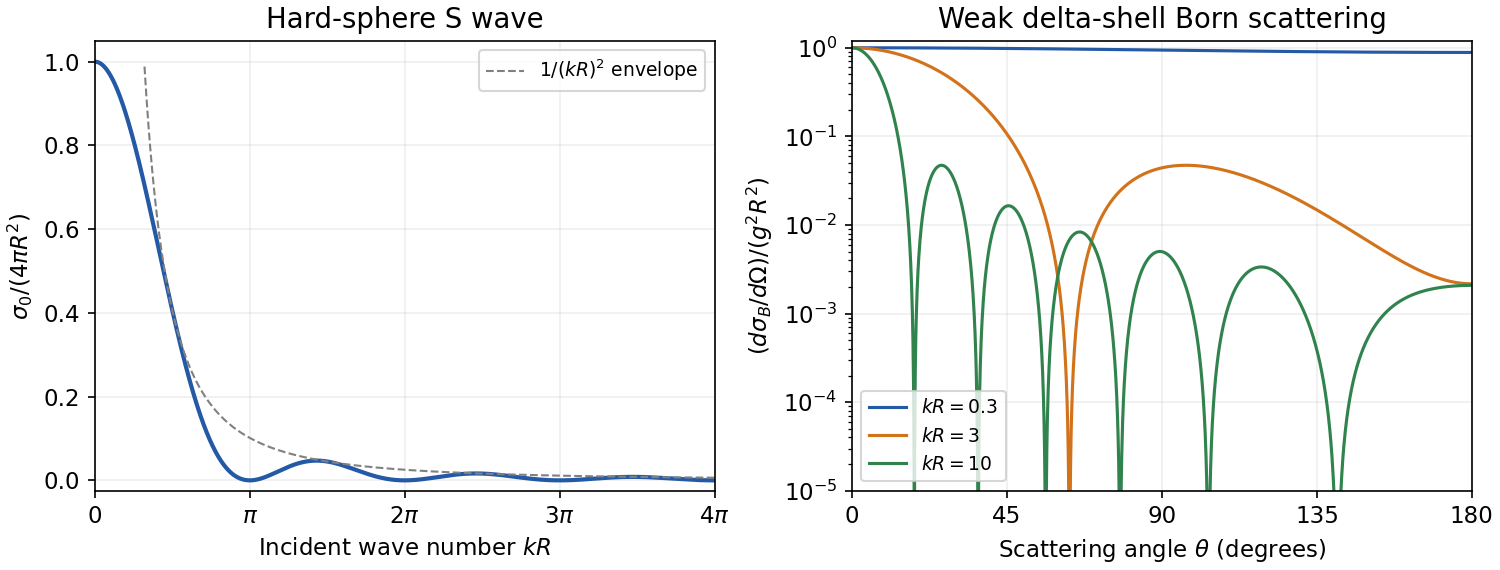

Write Python code to recreate this figure.
"""Render the dimensionless scattering curves derived for the 2019 paper.

Run from the mirrored media directory; the PNG is written to the working directory.
"""

from pathlib import Path

import matplotlib

matplotlib.use("Agg")
import matplotlib.pyplot as plt
import numpy as np


def main():
    plt.rcParams.update({"font.size": 11})
    fig, axes = plt.subplots(1, 2, figsize=(10, 3.8), layout="constrained")
    fig.set_facecolor("white")

    x = np.linspace(0, 4 * np.pi, 1800)
    axes[0].plot(x, np.sinc(x / np.pi) ** 2, color="#2459a6", lw=2)
    tail = x[x >= 1]
    axes[0].plot(tail, 1 / tail**2, "--", color="0.5", lw=1, label=r"$1/(kR)^2$ envelope")
    axes[0].set(
        xlabel=r"Incident wave number $kR$",
        ylabel=r"$\sigma_0/(4\pi R^2)$",
        title="Hard-sphere S wave",
        xlim=(0, 4 * np.pi),
        ylim=(-0.025, 1.05),
        xticks=np.pi * np.arange(5),
        xticklabels=["0", r"$\pi$", r"$2\pi$", r"$3\pi$", r"$4\pi$"],
    )
    axes[0].legend(fontsize=9)

    theta = np.linspace(0, np.pi, 2200)
    for k_radius, color in [(0.3, "#2459a6"), (3, "#d2731b"), (10, "#31834e")]:
        argument = 2 * k_radius * np.sin(theta / 2)
        intensity = np.sinc(argument / np.pi) ** 2
        axes[1].semilogy(np.degrees(theta), intensity, color=color, lw=1.5, label=fr"$kR={k_radius:g}$")
    axes[1].set(
        xlabel=r"Scattering angle $\theta$ (degrees)",
        ylabel=r"$(d\sigma_B/d\Omega)/(g^2R^2)$",
        title="Weak delta-shell Born scattering",
        xlim=(0, 180),
        ylim=(1e-5, 1.2),
        xticks=[0, 45, 90, 135, 180],
    )
    axes[1].legend(fontsize=9)
    for ax in axes:
        ax.grid(alpha=0.2)
    fig.savefig(Path(__file__).with_suffix(".png").name, dpi=150, facecolor="white")
    plt.close(fig)


if __name__ == "__main__":
    main()
